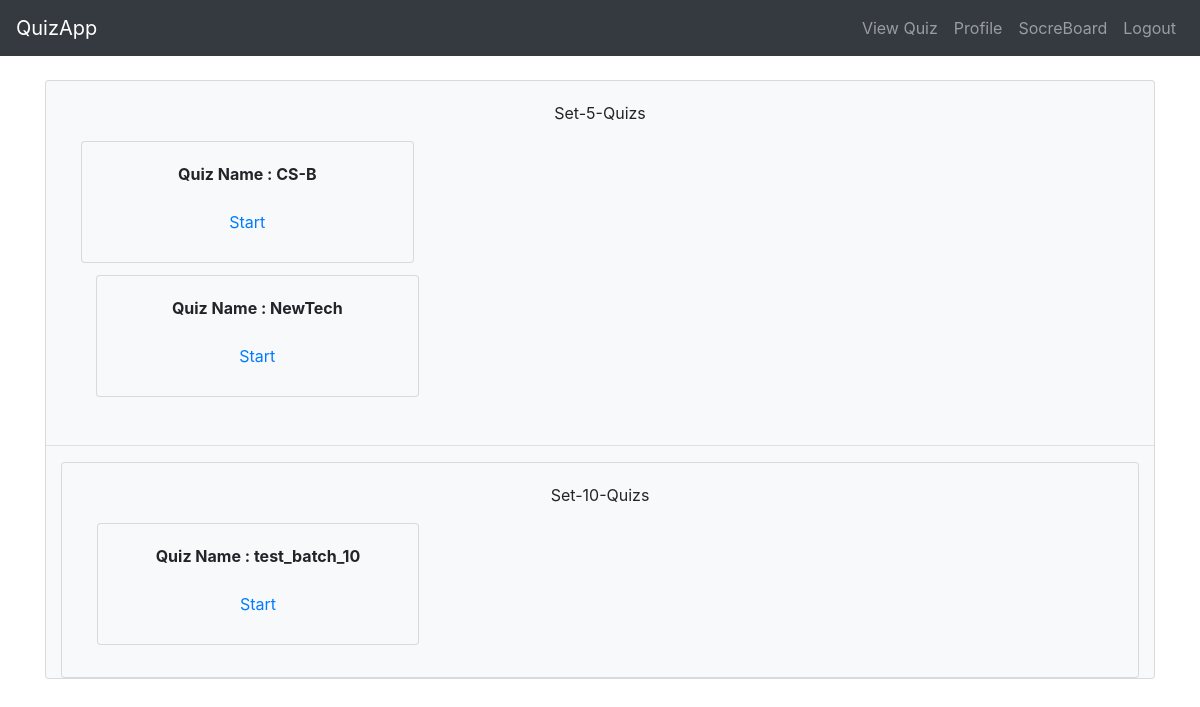
The page /core/quiz/ (signed in) on the database its author committed.
### core/models.py (models this page shows)
class QuizDestributorModel_5(models.Model):
    name = models.CharField(max_length = 255)
    user = models.ManyToManyField(CustomUserModel)
    questions_list = models.ForeignKey(QuestionSet5, on_delete=models.PROTECT, related_name='+')
    author = models.ForeignKey(CustomUserModel, on_delete=models.CASCADE, related_name='+')
    created_on = models.DateField(auto_now_add= True)
    def __str__(self):
        return self.name

class QuizDestributorModel_10(models.Model):
    name = models.CharField(max_length = 255)
    user = models.ManyToManyField(CustomUserModel)
    questions_list = models.ForeignKey(QuestionSet10, on_delete=models.PROTECT, related_name='+')
    author = models.ForeignKey(CustomUserModel, on_delete=models.CASCADE, related_name='+')
    created_on = models.DateField(auto_now_add= True)
    def __str__(self):
        return self.name

### core/views.py (the view)
# urls.py: path('core/quiz/', QuizListView, name = "quizs"),
@login_required
def QuizListView(request):
    question_set5_instances = None
    question_set10_instances = None
    set_5_flag = False
    set_10_flag = False
    try:
       question_set5_instances = list(QuizDestributorModel_5.objects.filter(user__id = request.user.id))
       print("*"*50)
       print(question_set5_instances)
       set_5_flag  = True
    except:
        print(" Error Occured during fetching question_set5_instance from DB.")
    try:
        question_set10_instances =  list(QuizDestributorModel_10.objects.filter(user__id = request.user.id))
        print("*"*50)
        print(question_set10_instances)
        set_10_flag = True
    except:
        print(" Error Occured during fetching question_set10_instance from DB.")
    if set_5_flag or set_10_flag :
        return render(request, 'quizlist.htm', {'question_set5_instances' : question_set5_instances, 'question_set10_instances' : question_set10_instances})
    else:
        return render(request, 'quizlist.htm', {'question_set5_instances' : None, 'question_set10_instances' : None} )

### templates/quizlist.htm (shortened to what this page needs)
{% extends 'base_internal.htm' %}
{% block body %}
<br>
<div class="container">
  <div class="card bg-light">
    <div class="card-body text-center">
      <p class="card-text">Set-5-Quizs</p>
      {% for each in question_set5_instances %}
      {% with set_type=5 %}
      <div class="container">
          <div class="card-columns">
             <div class="card bg-light">
               <div class="card-body text-center">
                 <p class="card-text font-weight-bolder">Quiz Name : {{each.name}}</p>
                 {% url 'QuizInstance'  set_type=5 id=each.id as the_url %}
                 <a class="nav-link" href="{{the_url}}">Start</a>
               </div>
             </div>
          </div>
      {% endwith %}
      {% endfor %}
    </div>
  </div>
</div>
<hr>
<div class="container">
  <div class="card bg-light">
    <div class="card-body text-center">
      <p class="card-text">Set-10-Quizs</p>
      {% for each in question_set10_instances %}
      {% url 'QuizInstance'  set_type=10 id=each.id as the_url %}
      <div class="container">
          <div class="card-columns">
             <div class="card bg-light">
               <div class="card-body text-center">
                 <p class="card-text font-weight-bolder">Quiz Name : {{each.name}}</p>
                 <a class="nav-link" href="{{the_url}}">Start</a>
               </div>
             </div>
          </div>
      {% endfor %}
    </div>
  </div>
</div>
{% endblock body %}

### rows shown on the page
QuizDestributorModel_5: name "CS-B"
QuizDestributorModel_5: name "NewTech"
QuizDestributorModel_10: name "test_batch_10"
